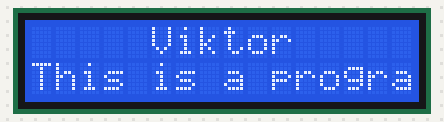
Bench run of a sketch on a simulated Arduino Uno, built with avr-gcc and run on an emulated ATmega328P. Shown: 16×2 character LCD.

Above: at 0.1 s.
At 1.35 s:
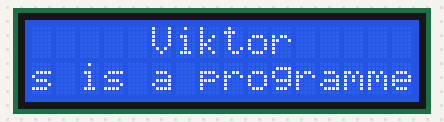
At 2.55 s:
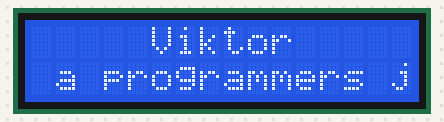
At 5.25 s:
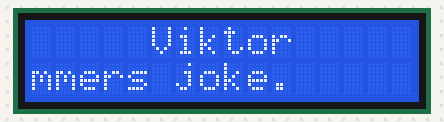
At 7.65 s:
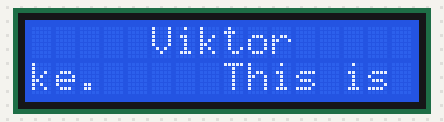
At 10.35 s:
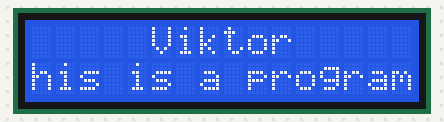

Measured:
- by itself, everything shown: repeats every 9.6 s, in 32 steps

The sketch:

vkiril2Lab3.ino
```cpp
//
//  Viktor Kirillov - 677621632
//  Lab 3 - Scrolling output
//  Description - Displays name on the first line and a scrolling text on the second
//
//      [    name    ]      ->     [    name    ]     -> ... ->     [    name    ]
//      [super long j]oke   ->    s[uper long jo]ke   -> ... -> ..jo[ke   super l]ong..
//                                                                                \
//        \           \             \            \                    /     \       \___  nextOccurrenceIndex
//        first         no        posIndex    still no            spaces    second          which  temporary
//      occurance    truncation              truncation         after 1st.  occurance        truncates joke
//
//
//  LCD is connected to ports 12, 11, 5, 4, 3, 2
//  No references
//

#include <LiquidCrystal.h>
#include <string.h>
#include "Timer.hpp"

class LCDScroller {
private:
    const byte m_width, m_height;
    char *m_name, *m_joke;
    byte nameLen = 0, jokeLen = 0;

    LiquidCrystal *m_lcd;

    byte numSpacesAfterJoke = 5;
    byte posIndex = 0;  // from where the joke should be printed next time
    byte nextOccurrenceIndex; // where to put '\0' for the next occurence of joke

public:
    LCDScroller(byte width, byte height): m_width(width), m_height(height) {
        m_name = new char[width+1];
        m_joke = new char[width*2+1];
    }

    void setup(LiquidCrystal *lcd, const char *name, const char *joke) {
        m_lcd = lcd;
        m_lcd->begin(m_width, m_height);

        // Copying parameters into member variables
        strncpy(m_name, name, m_width);
        strncpy(m_joke, joke, m_width*2);

        // Getting lengths of strings
        nameLen = strlen(m_name);
        jokeLen = strlen(m_joke);

        // Printing name in the center of the 1st line
        m_lcd->setCursor((m_width-nameLen)/2, 0);
        m_lcd->print(m_name);

        // Printing joke on the second line
        m_lcd->setCursor(0,1);
        m_lcd->print(m_joke);

        nextOccurrenceIndex = jokeLen + numSpacesAfterJoke;
    }

    void shiftLeft() {
        m_lcd->clear();

        // Draw name on the same position
        m_lcd->setCursor((m_width-nameLen)/2, 0);
        m_lcd->print(m_name);

        // Draw joke starting from posIndex
        m_lcd->setCursor(0,1);
        m_lcd->print(posIndex > jokeLen ? m_joke+jokeLen : m_joke+posIndex);

        // Draw second occurence of joke if needed
        if (nextOccurrenceIndex < m_width) {
            // Save character which would be replaced by '\0'
            byte tmpIdx = m_width - nextOccurrenceIndex;
            char temp = m_joke[tmpIdx];

            // Truncating the output
            m_joke[tmpIdx] = '\0';

            m_lcd->setCursor(nextOccurrenceIndex, 1);
            m_lcd->print(m_joke);

            // Return the temp character back
            m_joke[tmpIdx] = temp;
        }

        // Define the next position counter
        posIndex += 1;
        nextOccurrenceIndex -= 1;
        if (posIndex >= jokeLen + numSpacesAfterJoke) {
            posIndex = 0;
            nextOccurrenceIndex = jokeLen + numSpacesAfterJoke;
        }
    }

};

LCDScroller *controller;
Timer *timer;

void setup() {
    LiquidCrystal *lcd = new LiquidCrystal(12, 11, 5, 4, 3, 2);

    // Controls the whole LCD
    controller = new LCDScroller(16, 2);
    controller->setup(lcd, "Viktor", "This is a programmers joke.");

    // Controls the time defferences imitating delays
    timer = new Timer;
    timer->add( [controller](){ controller->shiftLeft(); }, 300);
}

void loop() {
    timer->update();
}
```

Timer.hpp
```cpp
// (licence header left out)
#ifndef Timer_hpp
#define Timer_hpp

#include "Arduino.h"
#include <stdlib.h>

class Timer {
private:
    class FuncObject {
    public:
        void (*m_func)(void);
        unsigned long m_interval;
        unsigned long m_previous;

        FuncObject(void (*func)(void), unsigned long interval): m_previous(0) {
            m_func = func;
            m_interval = interval;
        }
    };

    FuncObject **objects;
    int size, capacity;

    unsigned long currentTime;

public:
    Timer(): size(0), capacity(2) {
        objects = (FuncObject**) malloc(sizeof(FuncObject)*capacity);
    }

    // Add new function to timer
    void add(void (*m_func)(void), unsigned long interval) {
        if (size == capacity)
            growArray();

        // Save new object
        objects[size++] = new FuncObject(m_func, interval);
    }

    // Should be runned in a loop
    void update() {
        // Get the current time
        currentTime = millis();

        // For each object in a timer
        for (int i=0; i<size; i++) {
            // If it's a time to run it
            if (currentTime - objects[i]->m_previous >= objects[i]->m_interval) {
                objects[i]->m_func();
                objects[i]->m_previous = currentTime;
            }
        }
    }

private:
    // Grows array of objects when filled
    void growArray() {
        capacity += 2;
        FuncObject **newObjects = (FuncObject**) malloc(sizeof(FuncObject)*capacity);
        for (int i=0; i<size; i++)
            newObjects[i] = objects[i];
        free(objects);
        objects = newObjects;
    }
};

#endif /* Timer_hpp */
```
